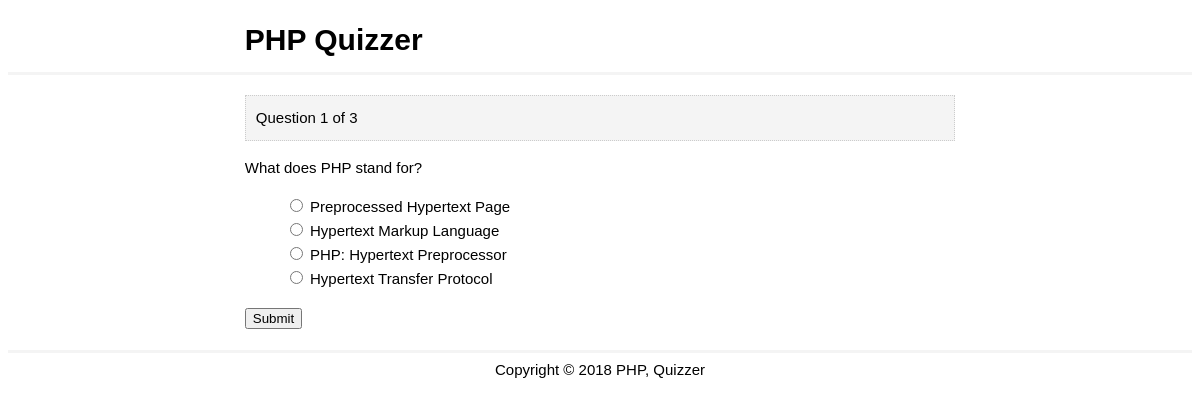
The page /question.php?n=1 on the database its author committed.
### tables this page shows
CREATE TABLE `questions` (
  `question_number` int(11) NOT NULL,
  `text` text NOT NULL
);

CREATE TABLE `choices` (
  `id` int(11) NOT NULL,
  `question_number` int(11) NOT NULL,
  `is_correct` tinyint(1) NOT NULL DEFAULT '0',
  `text` text NOT NULL
);

### question.php (the view, shortened to what this page needs)
<?php include 'database.php'; ?>
<?php include 'layout/header.php'; ?>
<?php
	$number = (int)$_GET['n'];
	$query = "SELECT * FROM questions";
	 $results = $mysqli->query($query) or die($mysqli->error.__LINE__);
	 $total= $results->num_rows;
	$query= "SELECT * FROM questions
			 WHERE question_number = $number";
	 $result =$mysqli->query($query) or die($mysqli->error.__LINE__);
	 $question= $result->fetch_assoc();
	$query= "SELECT * FROM choices
			 WHERE question_number = $number";
	 $choices =$mysqli->query($query) or die($mysqli->error.__LINE__);
?>
	<main>
		<div class="container">
			<div class="current">Question <?php echo $question['question_number']; ?> of <?php echo $total; ?></div>
			<p class="question">
			 	<?php echo $question['text']; ?>
		 	</p>
			<form method="post" action="process.php">
				<ul class="choices">
					<?php while($row = $choices->fetch_assoc()): ?>
					<li><input type="radio" name="choice"
								value="<?php echo $row['id']; ?>">
						<?php echo $row['text']; ?></li>
					<?php endwhile?>
				</ul>
				<input type="submit" value="Submit">
			</form>
		</div>
	</main>
<?php include 'layout/footer.php'; ?>

### layout/header.php (shortened to what this page needs)
<!DOCTYPE html>
<html>
<head>
	<link rel="stylesheet" type="text/css" href="css/style.css">
</head>
<body>
	<header>
		<div class="container">
			<h1>PHP Quizzer</h1>
		</div>
	</header>

### layout/footer.php
<footer>
		<div class="container">
			Copyright &copy; 2018 PHP, Quizzer
		</div>
	</footer>
</body>
</html>

### css/style.css (style rules this page uses)
body { font-family: arial; font-size: 15px; line-height: 1.6em; }
li { list-style: none; }
.container { width: 60%; margin: 0 auto; overflow: auto; }
header { border-bottom: 3px #f4f4f4 solid; }
main { padding-bottom: 20px; }
footer { border-top: 3px #f4f4f4 solid; text-align: center; padding-top: 5px; }
.current { background:#f4f4f4; border:1px dotted #ccc; padding: 10px; margin: 20px 0 10px 0; }

### rows shown on the page
questions: question_number "1", text "What does PHP stand for?"
choices: text "Preprocessed Hypertext Page"
choices: text "Hypertext Markup Language"
choices: text "PHP: Hypertext Preprocessor"
choices: text "Hypertext Transfer Protocol"

### other values the page prints
$total "3"
